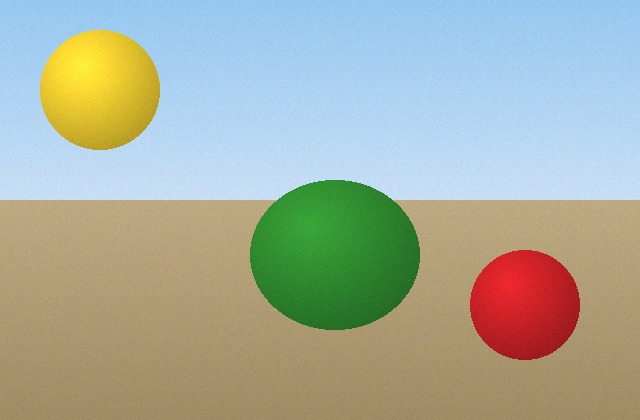
//> input picture bab12/gambar/taman.jpg, 640 x 420 px
$ ./pemilih_warna   (built with g++ and OpenCV 4)
//> lines starting //> are read from the running program, lines starting //| are printed output that depends on the picture
// pemilih_warna.cpp - contoh warna dari piksel yang diklik
#include <cstdio>
#include <iostream>
#include <string>
#include <opencv2/opencv.hpp>

struct DataPemilih {
    cv::Mat gambar;
    cv::Mat contoh;     // jendela kecil berisi warna terpilih
};

std::string keHeksa(int r, int g, int b) {
    char teks[8];
    std::snprintf(teks, sizeof(teks), "#%02X%02X%02X", r, g, b);
    return teks;
}

void saatMouse(int peristiwa, int x, int y, int, void* data) {
    if (peristiwa != cv::EVENT_LBUTTONDOWN) {
        return;
    }
    DataPemilih* d = static_cast<DataPemilih*>(data);
    cv::Vec3b p = d->gambar.at<cv::Vec3b>(y, x);
    int b = p[0], g = p[1], r = p[2];

    d->contoh = cv::Scalar(b, g, r);
    cv::Scalar warnaTeks(255, 255, 255);
    if ((r + g + b) / 3 > 127) {
        warnaTeks = cv::Scalar(0, 0, 0);   // teks gelap
    }
    std::string rgb = std::to_string(r) + ", " + std::to_string(g) +
                      ", " + std::to_string(b);
    cv::putText(d->contoh, rgb, cv::Point(15, 50),
                cv::FONT_HERSHEY_SIMPLEX, 0.8, warnaTeks, 2);
    cv::putText(d->contoh, keHeksa(r, g, b), cv::Point(15, 95),
                cv::FONT_HERSHEY_SIMPLEX, 0.8, warnaTeks, 2);
    std::cout << "Dipilih " << keHeksa(r, g, b) << "\n";
}

int main() {
    DataPemilih data;
    data.gambar = cv::imread("gambar/taman.jpg");
//> data.gambar is the input picture: 420 rows x 640 cols, CV_8UC3; mean B, G, R 157.7, 174.1, 167.5
    if (data.gambar.empty()) {
        std::cout << "Gambar tidak ditemukan!\n";
        return 1;
    }
    data.contoh = cv::Mat(130, 260, CV_8UC3,
                          cv::Scalar(255, 255, 255));

    cv::namedWindow("Gambar");
    cv::setMouseCallback("Gambar", saatMouse, &data);
    while (true) {
        cv::imshow("Gambar", data.gambar);
        cv::imshow("Warna", data.contoh);
        if (cv::waitKey(30) == 27) {
//> the left mouse button is pressed and released at (320, 210)
//> in saatMouse, `cv::Vec3b p = d->gambar.at<cv::Vec3b>(y, x);`: p = [54, 159, 56]
//> in saatMouse, `int b = p[0], g = p[1], r = p[2];`: b = 54; g = 159; r = 56
//> in saatMouse, `d->contoh = cv::Scalar(b, g, r);`:
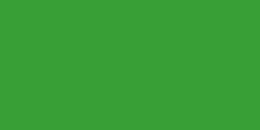
//> d->contoh: 130 rows x 260 cols, CV_8UC3; mean B, G, R 54, 159, 56
//> in saatMouse, `std::string rgb = std::to_string(r) + ", " + std::to_string(g) + ", " ..`: rgb = "56, 159, 54"
//> in keHeksa, `std::snprintf(teks, sizeof(teks), "#%02X%02X%02X", r, g, b);`: teks = "#389F36"
//> in saatMouse, `cv::putText(d->contoh, keHeksa(r, g, b), cv::Point(15, 95), cv::FONT_H..`:
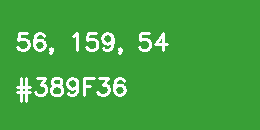
//> d->contoh: 130 rows x 260 cols, CV_8UC3; mean B, G, R 65.8, 164.6, 67.7
//| Dipilih #389F36
//> the Esc key is pressed
            break;
        }
    }
    return 0;
}

$ run again, with bab12/gambar/buah.png saved as bab12/gambar/taman.jpg
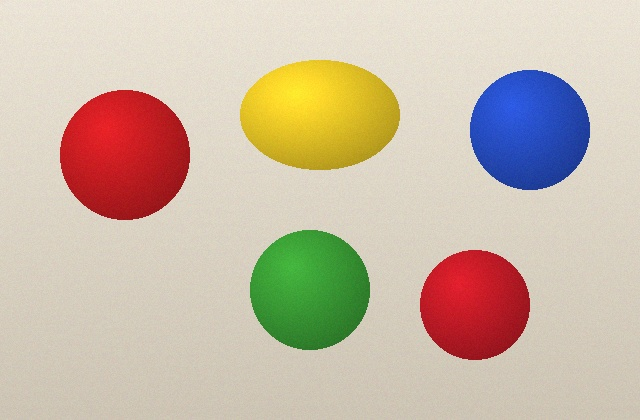
//> input picture bab12/gambar/buah.png, 640 x 420 px
//> data.gambar is the input picture: 420 rows x 640 cols, CV_8UC3; mean B, G, R 167.6, 186.2, 202.2
//> p = [197, 213, 219]
//> b = 197; g = 213; r = 219
//> in saatMouse, `d->contoh = cv::Scalar(b, g, r);`:
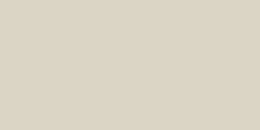
//> d->contoh: 130 rows x 260 cols, CV_8UC3; mean B, G, R 197, 213, 219
//> rgb = "219, 213, 197"
//> teks = "#DBD5C5"
//> in saatMouse, `cv::putText(d->contoh, keHeksa(r, g, b), cv::Point(15, 95), cv::FONT_H..`:
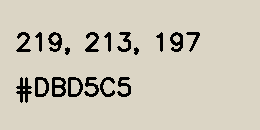
//> d->contoh: 130 rows x 260 cols, CV_8UC3; mean B, G, R 184.6, 199.6, 205.3
//| Dipilih #DBD5C5

$ run again, with bab12/gambar/mainan.png saved as bab12/gambar/taman.jpg
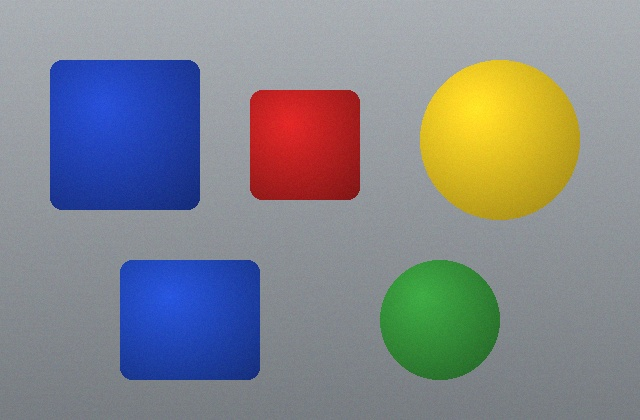
//> input picture bab12/gambar/mainan.png, 640 x 420 px
//> data.gambar is the input picture: 420 rows x 640 cols, CV_8UC3; mean B, G, R 138.3, 134, 131
//> p = [148, 144, 139]
//> b = 148; g = 144; r = 139
//> in saatMouse, `d->contoh = cv::Scalar(b, g, r);`:
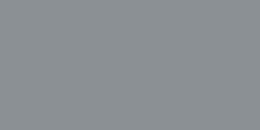
//> d->contoh: 130 rows x 260 cols, CV_8UC3; mean B, G, R 148, 144, 139
//> rgb = "139, 144, 148"
//> teks = "#8B9094"
//> in saatMouse, `cv::putText(d->contoh, keHeksa(r, g, b), cv::Point(15, 95), cv::FONT_H..`:
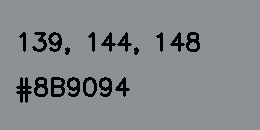
//> d->contoh: 130 rows x 260 cols, CV_8UC3; mean B, G, R 138.7, 134.9, 130.2
//| Dipilih #8B9094
